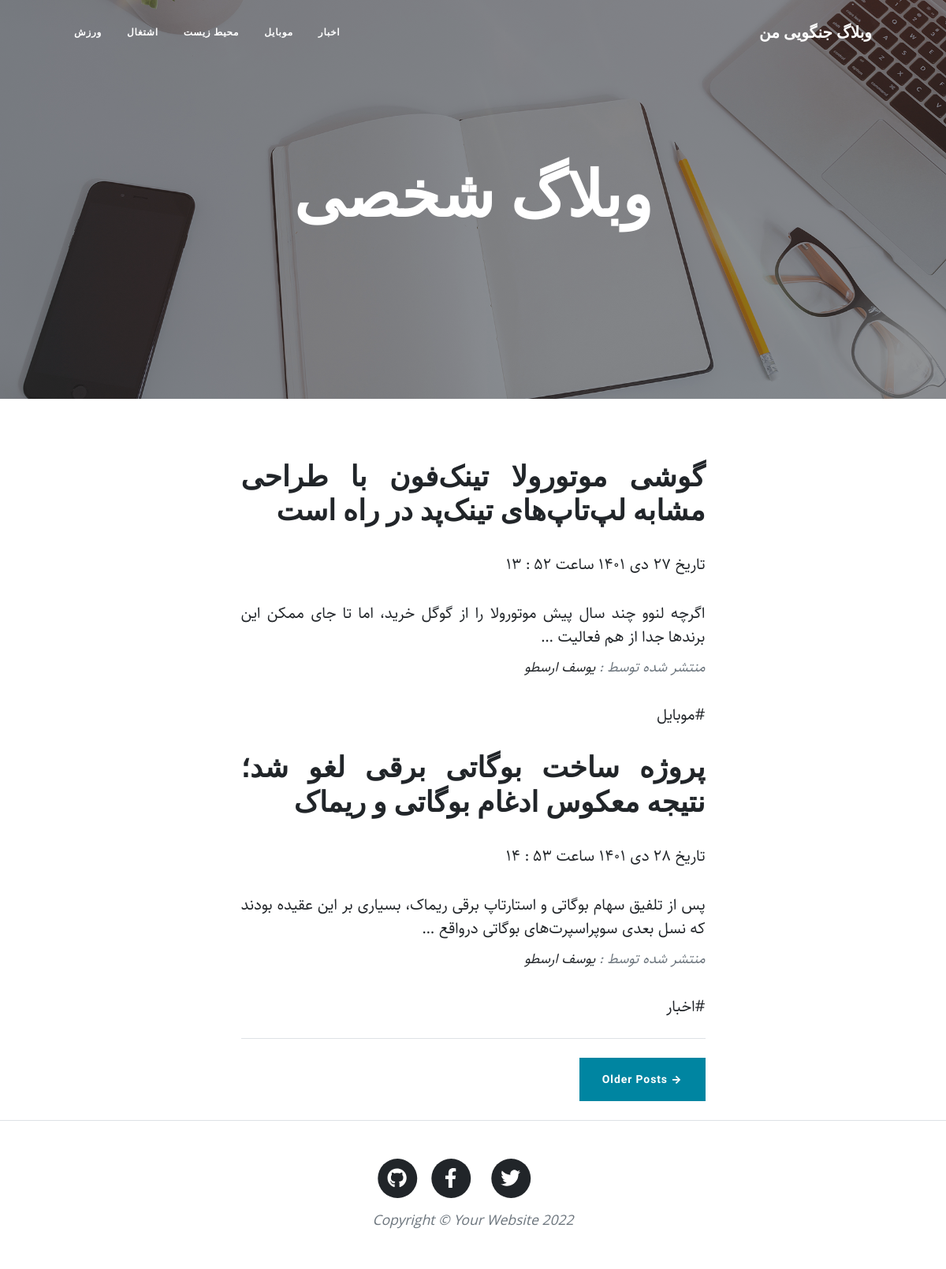
The page /home on the database its author committed.
### blog/models.py (models this page shows, shortened)
class Category(models.Model):
    parent = models.ForeignKey("self", verbose_name="عنوان مقالات", on_delete=models.SET_NULL,blank=True,null=True,default=None,related_name="children")
    title = models.CharField(max_length=250,verbose_name="عنوان مقاله")
    slug = models.SlugField(max_length=250,verbose_name="اسلاگ")
    status = models.BooleanField(default=True,verbose_name="وضعیت")
    position = models.IntegerField(verbose_name="پوزیشن")
    class Meta:
        verbose_name = "دسته بندی"
        verbose_name_plural = "دسته بندی ها"
        ordering = ["position"]

class Articles(models.Model):
    draft = "d"
    publish = "p"
    STATUS_CHOICES = [
        (draft,"پیش نویس"),
        (publish,"منتشر شده")
    ]
    author = models.ForeignKey(User, blank=True,null=True,verbose_name="نویسندگان", on_delete=models.SET_NULL,related_name="articles")
    category = models.ManyToManyField("Category", verbose_name="دسته بندی",related_name="articles")
    title = models.CharField(max_length=250,verbose_name="عنوان مقاله")
    slug = models.SlugField(max_length=250,verbose_name="اسلاگ")
    description = models.TextField(verbose_name="مقاله")
    published = models.DateTimeField(default=timezone.now,verbose_name="تاریخ انتشار")
    thumbnail = models.ImageField(upload_to="images",verbose_name="عکس")
    created = models.DateTimeField(auto_now_add=True,verbose_name="تاریخ ایجاد مقاله")
    updated = models.DateTimeField(auto_now=True,verbose_name="تاریخ آپدیت")
    status = models.CharField(max_length=1,choices=STATUS_CHOICES,default=draft,verbose_name="وضعیت")
    class Meta:
        verbose_name = "مقاله"
        verbose_name_plural = "مقالات"
    def jpublished(self):
        return jalali_convertor(self.published)
    jpublished.short_description = "زمان انتشار"
    def category_to_published(self):
        return self.category.filter(status=True)
    category_to_published.short_description = "دسته بندی"
    objects = ArticleManager()

### blog/views.py (the view)
# urls.py: path("",ArticleListView.as_view(),name="home"),
class ArticleListView(ListView):
    queryset = Articles.objects.filter(status="p")
    context_object_name="articles"
    template_name = "blog/myindex.html"
    paginate_by = 2

### blog/extensions/jalali.py (called while the page is built)
def jalali_convertor(time):
    days_of_week  = ["فروردین","اردیبهشت","خرداد","تبر","مرداد","شهریور","مهر","آبان","آذر","دی","بهمن","اسفند"]
    year = time.year
    month = time.month
    day = time.day
    res = Gregorian(f"{year}-{month}-{day}").persian_tuple()
    res =  f"{persian_number(res[2])} {days_of_week[res[1]]} {persian_number(res[0])} ساعت {persian_number(time.minute)} : {persian_number(time.hour)}"
    return res

def persian_number(number):
    number = f"{number}"
    english_array_number = ["0","1","2","3","4","5","6","7","8","9"]
    persian_array_number = ["۰","۱","۲","۳","۴","۵","۶","۷","۸","۹"]
    res = ""
    for num in number:
        for i,n in enumerate(english_array_number):
            if num == n:
                res+= persian_array_number[i]
    if len(res)<2:
        res = f"۰{res}"
    return res

### blog/extensions/utils.py (called while the page is built)
    def persian_tuple(self):
        return self.persian_year, self.persian_month, self.persian_day

### blog/templatetags/base_tag.py (called while the page is built)
@register.simple_tag
def title():
    return "وبلاگ جنگویی من"

@register.inclusion_tag("blog/partials/category_navbar.html")
def category_navbar():
    category = Category.objects.filter(status=True)
    return {
        "category" : category
    }

### templates/blog/myindex.html (shortened to what this page needs)
{% extends 'blog/base.html' %}
{% block main %}
<div class="container px-4 px-lg-5">
    <div class="row gx-4 gx-lg-5 justify-content-center">
        <div class="col-md-10 col-lg-8 col-xl-7">
            {% for article in articles %}
                <div class="post-preview" style="text-align:justify" >
                    <a href=" {% url 'blog:details' article.slug %} ">
                        <h4 class="post-title"> {{article.title}} </h4>
                        <p>تاریخ {{article.jpublished}}</p>
                        <p class="post-subtitle"> {{article.description | truncatewords:20}} </p>
                    </a>
                    <p class="post-meta">منتشر شده توسط : <a href="#!">یوسف ارسطو</a></p>
                    {% for cat in article.category_to_published.all  %}
                    <span>#{{cat.title}} </span>
                    {% endfor %}
            </div>
            {% endfor %}
             <hr class="my-4" />
            {% if is_paginated %}
            <div class="  mb-4">
                {% if page_obj.has_next %}
                <a class="btn btn-primary " href="{% url 'blog:home' page_obj.next_page_number %}">→ Older Posts </a>
                {% endif %}
            {% endif %}
            </div>
        </div>
    </div>
</div>
{% endblock %}

### templates/blog/partials/category_navbar.html
<ul class="navbar-nav ms-auto py-4 py-lg-0">
    {% for cat in category  %}
    <li class="nav-item"><a class="nav-link px-lg-3 py-3 py-lg-4" href=" {% url 'blog:category_details' cat.slug %} "> {{cat.title}} </a></li>
    {% endfor %}
</ul>

### static/blog/css/rtl.css (style rules this page uses)
body { direction: rtl; text-align: right; font-family: "Sahel"; }
.navbar-expand-lg .navbar-nav { margin-left: initial !important; margin-right: auto; }

### rows shown on the page
Category: title "اخبار"
Category: title "موبایل"
Category: title "محیط زیست"
Category: title "اشتغال"
Category: title "ورزش"
Articles: title "گوشی موتورولا تینک‌فون با طراحی مشابه لپ‌تاپ‌های تینک‌پد در راه است", jpublished "۲۷ دی ۱۴۰۱ ساعت ۵۲ : ۱۳", description "اگرچه لنوو چند سال پیش موتورولا را از گوگل خرید، اما تا جای ممکن این برندها جدا از هم فعالیت …"
Articles: title "پروژه ساخت بوگاتی برقی لغو شد؛ نتیجه معکوس ادغام بوگاتی و ریماک", jpublished "۲۸ دی ۱۴۰۱ ساعت ۵۳ : ۱۴", description "پس از تلفیق سهام بوگاتی و استارتاپ برقی ریماک، بسیاری بر این عقیده بودند که نسل بعدی سوپراسپرت‌های بوگاتی درواقع …"
